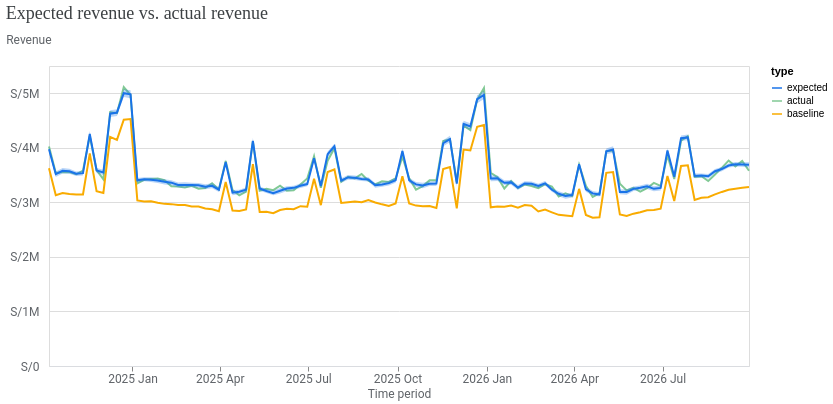

The notebook cell this image was saved under:
### Markdown cell above
### 5.2 Ajuste: ventas reales vs. esperadas
La **línea base** es lo que se habría vendido sin publicidad. La distancia entre lo esperado
y la línea base es el aporte de los medios.

### Code cell
visualizer.ModelFit(mmm).plot_model_fit()

### Figure 1 — Vega-Lite specification as saved in the notebook (floating-point values rounded to 4 significant figures; data arrays with more than 128 entries replaced by an {"elided": "..."} marker saying what was removed)
{"config": {"view": {"continuousWidth": 300, "continuousHeight": 300}, "axis": {"labelColor": "#5F6368", "labelFont": "Roboto", "labelFontSize": 12, "titleColor": "#5F6368", "titleFont": "Roboto", "titleFontSize": 12, "titleFontWeight": "normal"}}, "layer": [{"mark": {"type": "line"}, "encoding": {"color": {"field": "type", "scale": {"domain": ["expected", "actual", "baseline"], "range": ["#1A73E8", "#81C995", "#F9AB00"]}, "type": "nominal"}, "x": {"axis": {"domainColor": "#DADCE0", "format": "%Y %b", "grid": false, "tickCount": 8}, "field": "time", "title": "Time period", "type": "temporal"}, "y": {"axis": {"domain": false, "labelExpr": "(datum.value < 0 ? '-' : '') + 'S/' + replace(format(abs(datum.value), '.3~s'), 'G', 'B')", "labelPadding": 10, "tickCount": 5, "ticks": false, "titleAlign": "left", "titleAngle": 0, "titleY": -20}, "field": "mean", "title": "Revenue", "type": "quantitative"}}}, {"mark": {"type": "rule", "opacity": 0}, "encoding": {"opacity": {"condition": {"param": "param_daae7590cf6ce0e8", "value": 0.3, "empty": false}, "value": 0}, "tooltip": [{"field": "time", "title": "Time period", "type": "temporal"}, {"field": "expected", "format": ",.0f", "title": "Expected", "type": "quantitative"}, {"field": "actual", "format": ",.0f", "title": "Actual", "type": "quantitative"}, {"field": "baseline", "format": ",.0f", "title": "Baseline", "type": "quantitative"}], "x": {"field": "time", "type": "temporal"}}, "name": "view_c162aeae7fe9e273_1", "transform": [{"pivot": "type", "value": "mean", "groupby": ["time"]}]}, {"mark": {"type": "circle", "filled": false, "size": 36}, "encoding": {"color": {"field": "type", "legend": null, "scale": {"domain": ["expected", "actual", "baseline"], "range": ["#1A73E8", "#81C995", "#F9AB00"]}, "type": "nominal"}, "opacity": {"condition": {"param": "param_daae7590cf6ce0e8", "value": 1, "empty": false}, "value": 0}, "x": {"field": "time", "type": "temporal"}, "y": {"field": "mean", "type": "quantitative"}}}, {"mark": {"type": "area", "opacity": 0.3}, "encoding": {"color": {"field": "type", "legend": null, "scale": {"domain": ["expected"], "range": ["#1A73E8"]}, "type": "nominal"}, "x": {"field": "time", "type": "temporal"}, "y": {"field": "ci_hi", "type": "quantitative"}, "y2": {"field": "ci_lo"}}}], "data": {"name": "data-1fdc3a018ff4823aa93d8c4a05ba4f8a"}, "params": [{"name": "param_daae7590cf6ce0e8", "select": {"type": "point", "clear": "pointerout", "fields": ["time"], "nearest": true, "on": "pointerover"}, "views": ["view_c162aeae7fe9e273_1"]}], "resolve": {"scale": {"color": "independent"}}, "title": {"text": "Expected revenue vs. actual revenue", "anchor": "start", "color": "#3C4043", "font": "Google Sans Display", "fontSize": 18, "fontWeight": "normal", "offset": 10}, "width": 700, "$schema": "https://vega.github.io/schema/vega-lite/v6.4.1.json", "datasets": {"data-1fdc3a018ff4823aa93d8c4a05ba4f8a": {"elided": "312 records"}}}
